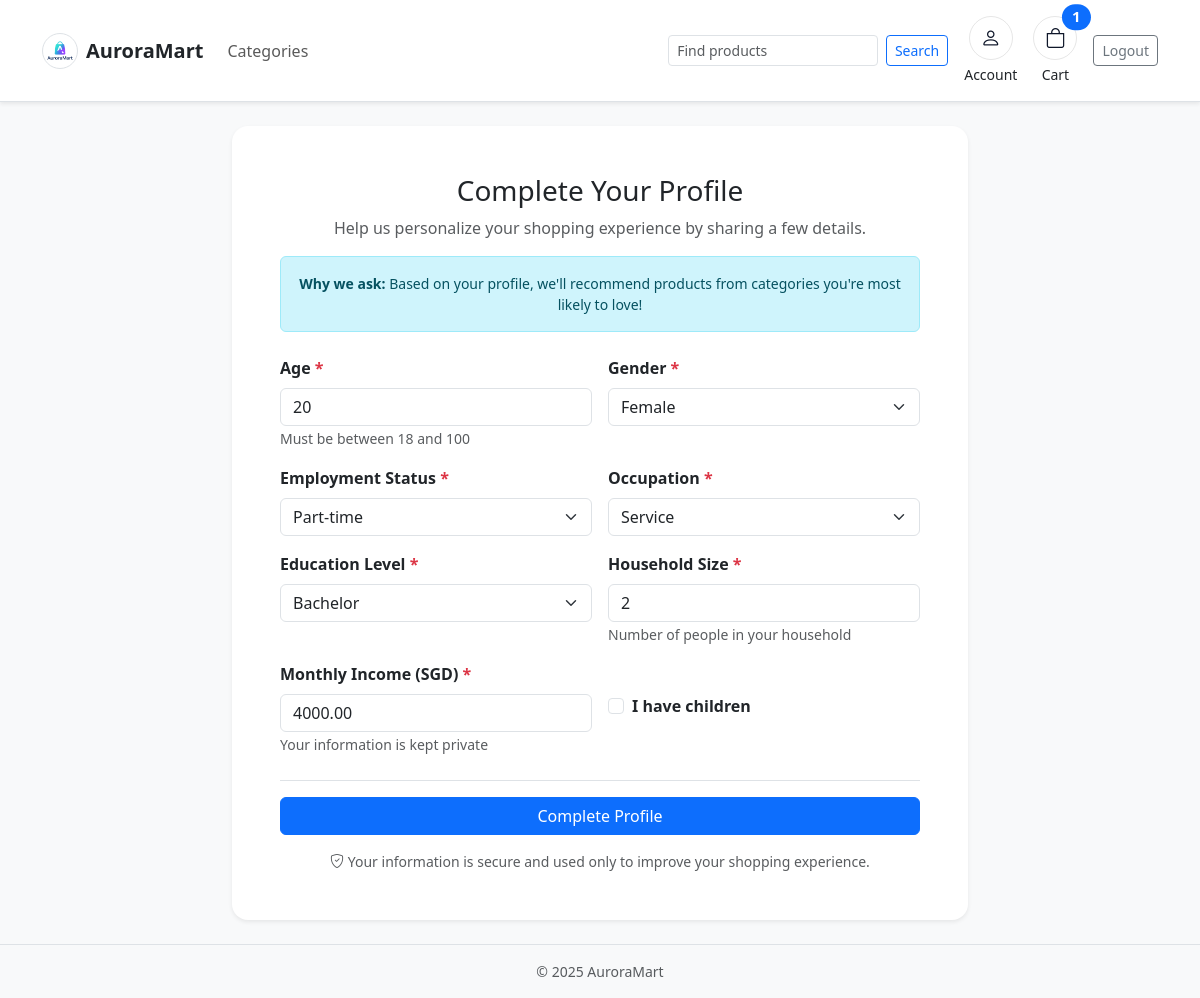
Page /store/profile/complete/ (signed in) on the committed database.
### auroramart/models.py (models this page shows, shortened)
class Customer(models.Model):
    user = models.OneToOneField(
        User, related_name="customer_profile", on_delete=models.CASCADE, null=True, blank=True
    )
    age = models.PositiveIntegerField(null=True, blank=True)
    gender = models.CharField(max_length=100, blank=True)
    employment_status = models.CharField(max_length=255, blank=True)
    occupation = models.CharField(max_length=255, blank=True)
    education = models.CharField(max_length=255, blank=True)
    household_size = models.PositiveIntegerField(null=True, blank=True)
    has_children = models.BooleanField(default=False)
    monthly_income_sgd = models.DecimalField(
        max_digits=12, decimal_places=2, null=True, blank=True
    )
    preferred_category = models.ForeignKey(
        Category, null=True, blank=True, on_delete=models.SET_NULL
    )
    class Meta:
        ordering = ["id"]

### ecommercemodule/views.py (the view)
# urls.py: path("profile/complete/", views.complete_profile, name="complete_profile"),
@login_required
def complete_profile(request):
    profile = _get_or_create_profile(request.user)
    if request.method == "POST":
        form = CustomerForm(request.POST, instance=profile)
        if form.is_valid():
            customer = form.save()
            predicted_category = ml_predict_preferred_category(customer)
            if predicted_category:
                customer.preferred_category = predicted_category
                customer.save()
                messages.success(
                    request,
                    f"Profile completed! We've personalized your experience with {predicted_category.name} products."
                )
            else:
                messages.success(request, "Profile completed successfully!")
            return redirect("ecommercemodule:home")
    else:
        form = CustomerForm(instance=profile)
    return render(request, "ecommercemodule/complete_profile.html", {"form": form})

### ecommercemodule/context_processors.py (called while the page is built)
def cart_item_count(request):
    cart = None
    if not hasattr(request, "session"):
        return {"cart_item_count": 0}
    if request.user.is_authenticated:
        profile, _ = Customer.objects.get_or_create(user=request.user)
        cart = Cart.objects.filter(customer=profile).first()
    else:
        session_key = request.session.session_key
        if not session_key:
            request.session.create()
            session_key = request.session.session_key
        cart = Cart.objects.filter(session_key=session_key).first()
    if not cart:
        return {"cart_item_count": 0}
    total = cart.items.aggregate(total=Sum("quantity"))["total"] or 0
    return {"cart_item_count": total}

### ecommercemodule/views.py (called while the page is built)
def _get_or_create_profile(user):
    profile, _ = Customer.objects.get_or_create(user=user)
    return profile

### ecommercemodule/templates/ecommercemodule/complete_profile.html (shortened to what this page needs)
{% extends "ecommercemodule/base.html" %}
{% load static %}
{% block content %}
<div class="row justify-content-center">
    <div class="col-lg-8">
        <div class="card border-0 shadow-sm rounded-4">
            <div class="card-body p-4 p-lg-5">
                <div class="text-center mb-4">
                    <h1 class="h3 mb-2">Complete Your Profile</h1>
                    <p class="text-muted">Help us personalize your shopping experience by sharing a few details.</p>
                    <div class="alert alert-info small mt-3" role="alert">
                        <strong>Why we ask:</strong> Based on your profile, we'll recommend products from categories you're most likely to love!
                    </div>
                </div>
                <form method="post" novalidate>
                    <div class="row g-3">
                        <div class="col-md-6">
                            <label for="{{ form.age.id_for_label }}" class="form-label fw-semibold">Age <span class="text-danger">*</span></label>
                            {{ form.age }}
                            <small class="form-text text-muted">Must be between 18 and 100</small>
                        </div>
                        <div class="col-md-6">
                            <label for="{{ form.gender.id_for_label }}" class="form-label fw-semibold">Gender <span class="text-danger">*</span></label>
                            {{ form.gender }}
                        </div>
                        <div class="col-md-6">
                            <label for="{{ form.employment_status.id_for_label }}" class="form-label fw-semibold">Employment Status <span class="text-danger">*</span></label>
                            {{ form.employment_status }}
                        </div>
                        <div class="col-md-6">
                            <label for="{{ form.occupation.id_for_label }}" class="form-label fw-semibold">Occupation <span class="text-danger">*</span></label>
                            {{ form.occupation }}
                        </div>
                        <div class="col-md-6">
                            <label for="{{ form.education.id_for_label }}" class="form-label fw-semibold">Education Level <span class="text-danger">*</span></label>
                            {{ form.education }}
                        </div>
                        <div class="col-md-6">
                            <label for="{{ form.household_size.id_for_label }}" class="form-label fw-semibold">Household Size <span class="text-danger">*</span></label>
                            {{ form.household_size }}
                            <small class="form-text text-muted">Number of people in your household</small>
                        </div>
                        <div class="col-md-6">
                            <label for="{{ form.monthly_income_sgd.id_for_label }}" class="form-label fw-semibold">Monthly Income (SGD) <span class="text-danger">*</span></label>
                            {{ form.monthly_income_sgd }}
                            <small class="form-text text-muted">Your information is kept private</small>
                        </div>
                        <div class="col-md-6">
                            <div class="form-check mt-4 pt-2">
                                {{ form.has_children }}
                                <label class="form-check-label fw-semibold" for="{{ form.has_children.id_for_label }}">
                                    I have children
                                </label>
                            </div>
                        </div>
                    </div>
                    <div class="d-grid mt-4 pt-3 border-top">
                        <button type="submit" class="btn btn-primary px-5">Complete Profile</button>
                    </div>
                    <p class="text-muted small text-center mt-3 mb-0">
                        <i class="bi bi-shield-check"></i> Your information is secure and used only to improve your shopping experience.
                    </p>
                </form>
            </div>
        </div>
    </div>
</div>
{% endblock %}

### ecommercemodule/static/storefront/css/styles.css (style rules this page uses)
:root { --aurora-accent: #5b7cfd; }
body { background-color: #f7f8fb; }

### rows in the picture
Customer: age "20", gender "Female", employment_status "Part-time", occupation "Service", education "Bachelor", household_size "2", monthly_income_sgd "4000.00"

### other values in the picture
{{ cart_item_count|default:0 }} "1"
